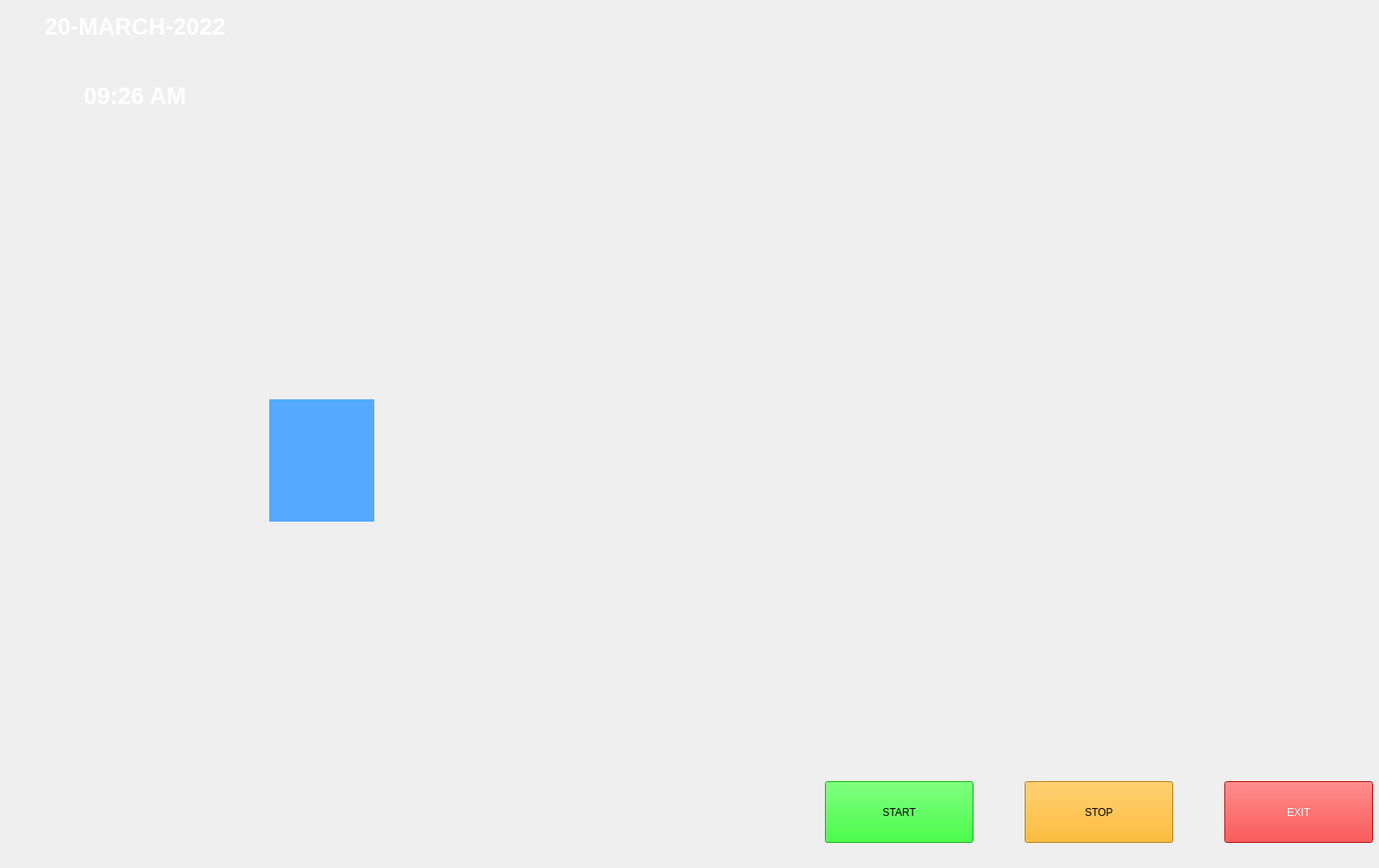
<?xml version="1.0" encoding="UTF-8"?>
<ui version="4.0">
 <class>Virtual_AssistantUI</class>
 <widget class="QMainWindow" name="Virtual_AssistantUI">
  <property name="geometry">
   <rect>
    <x>0</x>
    <y>0</y>
    <width>1588</width>
    <height>1000</height>
   </rect>
  </property>
  <property name="windowTitle">
   <string>MainWindow</string>
  </property>
  <widget class="QWidget" name="centralwidget">
   <widget class="QLabel" name="gif_05">
    <property name="geometry">
     <rect>
      <x>0</x>
      <y>0</y>
      <width>1700</width>
      <height>1000</height>
     </rect>
    </property>
    <property name="layoutDirection">
     <enum>Qt::LeftToRight</enum>
    </property>
    <property name="autoFillBackground">
     <bool>true</bool>
    </property>
    <property name="text">
     <string/>
    </property>
    <property name="pixmap">
     <pixmap>gifbackground.gif</pixmap>
    </property>
    <property name="scaledContents">
     <bool>true</bool>
    </property>
   </widget>
   <widget class="QLabel" name="gif_01">
    <property name="geometry">
     <rect>
      <x>880</x>
      <y>10</y>
      <width>451</width>
      <height>271</height>
     </rect>
    </property>
    <property name="text">
     <string/>
    </property>
    <property name="pixmap">
     <pixmap>Virtual-Assistant-.gif</pixmap>
    </property>
    <property name="scaledContents">
     <bool>true</bool>
    </property>
   </widget>
   <widget class="QLabel" name="gif_02">
    <property name="geometry">
     <rect>
      <x>310</x>
      <y>10</y>
      <width>281</width>
      <height>221</height>
     </rect>
    </property>
    <property name="text">
     <string/>
    </property>
    <property name="pixmap">
     <pixmap>circle.gif</pixmap>
    </property>
    <property name="scaledContents">
     <bool>true</bool>
    </property>
   </widget>
   <widget class="QPushButton" name="stopbutton">
    <property name="geometry">
     <rect>
      <x>1180</x>
      <y>900</y>
      <width>171</width>
      <height>71</height>
     </rect>
    </property>
    <property name="styleSheet">
     <string notr="true">font: 75 14pt &quot;MS Shell Dlg 2&quot;;
background-color: rgb(255, 170, 0);</string>
    </property>
    <property name="text">
     <string>STOP</string>
    </property>
   </widget>
   <widget class="QPushButton" name="startbutton">
    <property name="geometry">
     <rect>
      <x>950</x>
      <y>900</y>
      <width>171</width>
      <height>71</height>
     </rect>
    </property>
    <property name="styleSheet">
     <string notr="true">background-color: rgb(85, 255, 255);
background-color: rgb(0, 255, 0);
font: 75 14pt &quot;MS Shell Dlg 2&quot;;</string>
    </property>
    <property name="text">
     <string>START</string>
    </property>
   </widget>
   <widget class="QPushButton" name="exitbutton">
    <property name="geometry">
     <rect>
      <x>1410</x>
      <y>900</y>
      <width>171</width>
      <height>71</height>
     </rect>
    </property>
    <property name="styleSheet">
     <string notr="true">background-color: rgb(85, 255, 255);
color: rgb(255, 255, 255);
background-color: rgb(255, 0, 0);
font: 75 16pt &quot;MS Shell Dlg 2&quot;;</string>
    </property>
    <property name="text">
     <string>EXIT</string>
    </property>
   </widget>
   <widget class="QTextBrowser" name="datetextbrowser">
    <property name="geometry">
     <rect>
      <x>10</x>
      <y>10</y>
      <width>291</width>
      <height>71</height>
     </rect>
    </property>
    <property name="styleSheet">
     <string notr="true">background-color: transparent ;
font: 75 14pt &quot;MS Shell Dlg 2&quot;;
color: rgb(255, 255, 255);</string>
    </property>
    <property name="html">
     <string>&lt;!DOCTYPE HTML PUBLIC &quot;-//W3C//DTD HTML 4.0//EN&quot; &quot;http://www.w3.org/TR/REC-html40/strict.dtd&quot;&gt;
&lt;html&gt;&lt;head&gt;&lt;meta name=&quot;qrichtext&quot; content=&quot;1&quot; /&gt;&lt;style type=&quot;text/css&quot;&gt;
p, li { white-space: pre-wrap; }
&lt;/style&gt;&lt;/head&gt;&lt;body style=&quot; font-family:'MS Shell Dlg 2'; font-size:14pt; font-weight:72; font-style:normal;&quot;&gt;
&lt;p align=&quot;center&quot; style=&quot; margin-top:0px; margin-bottom:0px; margin-left:0px; margin-right:0px; -qt-block-indent:0; text-indent:0px;&quot;&gt;&lt;span style=&quot; font-size:20pt; font-weight:600; color:#ffffff;&quot;&gt;20-MARCH-2022&lt;/span&gt;&lt;/p&gt;&lt;/body&gt;&lt;/html&gt;</string>
    </property>
   </widget>
   <widget class="QTextBrowser" name="timetextBrowser">
    <property name="geometry">
     <rect>
      <x>10</x>
      <y>90</y>
      <width>291</width>
      <height>51</height>
     </rect>
    </property>
    <property name="styleSheet">
     <string notr="true">background-color: transparent ;
font: 75 14pt &quot;MS Shell Dlg 2&quot;;
color: rgb(255, 255, 255);</string>
    </property>
    <property name="html">
     <string>&lt;!DOCTYPE HTML PUBLIC &quot;-//W3C//DTD HTML 4.0//EN&quot; &quot;http://www.w3.org/TR/REC-html40/strict.dtd&quot;&gt;
&lt;html&gt;&lt;head&gt;&lt;meta name=&quot;qrichtext&quot; content=&quot;1&quot; /&gt;&lt;style type=&quot;text/css&quot;&gt;
p, li { white-space: pre-wrap; }
&lt;/style&gt;&lt;/head&gt;&lt;body style=&quot; font-family:'MS Shell Dlg 2'; font-size:14pt; font-weight:72; font-style:normal;&quot;&gt;
&lt;p align=&quot;center&quot; style=&quot; margin-top:0px; margin-bottom:0px; margin-left:0px; margin-right:0px; -qt-block-indent:0; text-indent:0px;&quot;&gt;&lt;span style=&quot; font-size:20pt; font-weight:600; color:#ffffff;&quot;&gt;09:26 AM&lt;/span&gt;&lt;/p&gt;&lt;/body&gt;&lt;/html&gt;</string>
    </property>
   </widget>
   <widget class="QLabel" name="gif_04">
    <property name="geometry">
     <rect>
      <x>1130</x>
      <y>550</y>
      <width>451</width>
      <height>331</height>
     </rect>
    </property>
    <property name="text">
     <string/>
    </property>
    <property name="pixmap">
     <pixmap>gif05.gif</pixmap>
    </property>
    <property name="scaledContents">
     <bool>true</bool>
    </property>
   </widget>
   <widget class="QLabel" name="gif_03">
    <property name="geometry">
     <rect>
      <x>1300</x>
      <y>40</y>
      <width>321</width>
      <height>551</height>
     </rect>
    </property>
    <property name="text">
     <string/>
    </property>
    <property name="pixmap">
     <pixmap>animated-television-image-0182.gif</pixmap>
    </property>
    <property name="scaledContents">
     <bool>true</bool>
    </property>
   </widget>
   <widget class="QLabel" name="label_3">
    <property name="geometry">
     <rect>
      <x>310</x>
      <y>460</y>
      <width>121</width>
      <height>141</height>
     </rect>
    </property>
    <property name="styleSheet">
     <string notr="true">background-color: rgb(85, 170, 255);</string>
    </property>
    <property name="text">
     <string/>
    </property>
    <property name="scaledContents">
     <bool>true</bool>
    </property>
   </widget>
   <widget class="QLabel" name="label_4">
    <property name="geometry">
     <rect>
      <x>320</x>
      <y>470</y>
      <width>101</width>
      <height>121</height>
     </rect>
    </property>
    <property name="text">
     <string/>
    </property>
    <property name="pixmap">
     <pixmap>flowers.png</pixmap>
    </property>
    <property name="scaledContents">
     <bool>true</bool>
    </property>
   </widget>
   <widget class="QLabel" name="label_5">
    <property name="geometry">
     <rect>
      <x>0</x>
      <y>740</y>
      <width>451</width>
      <height>261</height>
     </rect>
    </property>
    <property name="text">
     <string/>
    </property>
    <property name="pixmap">
     <pixmap>cartoon-cute.jpg</pixmap>
    </property>
    <property name="scaledContents">
     <bool>true</bool>
    </property>
   </widget>
  </widget>
 </widget>
 <resources/>
 <connections/>
</ui>
